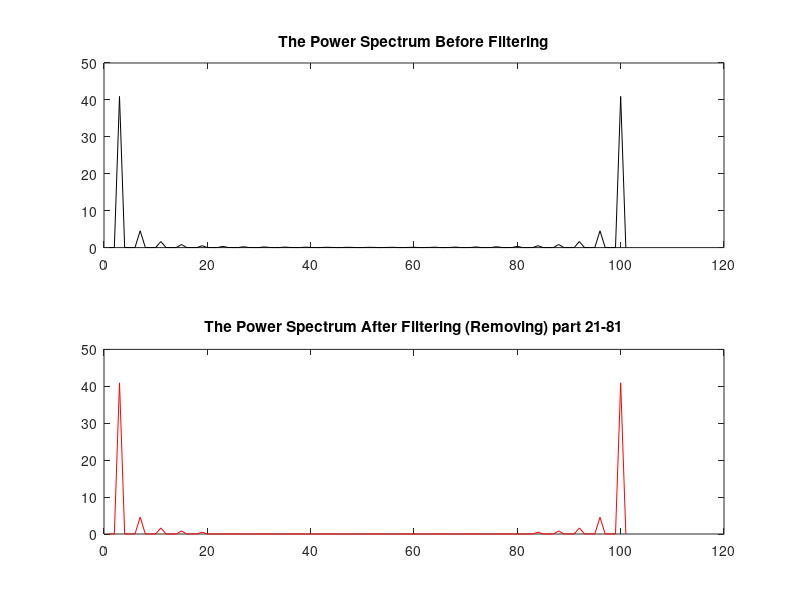
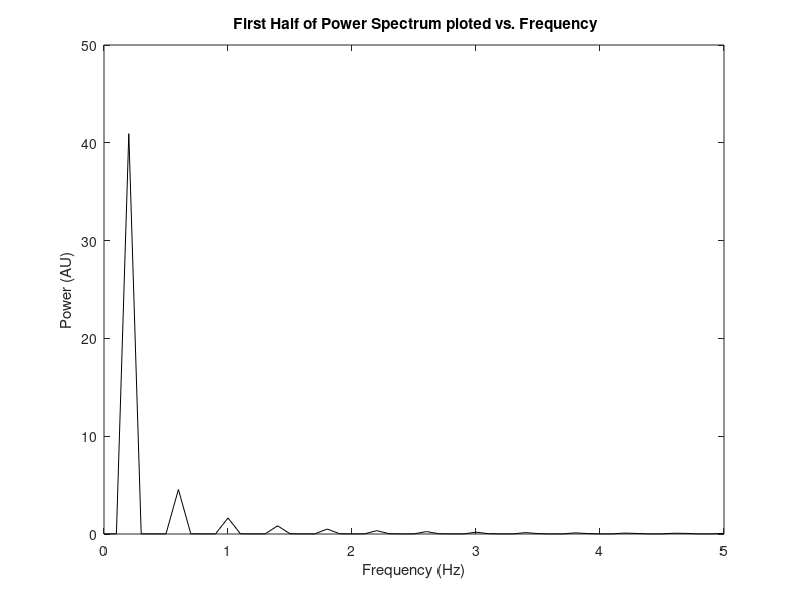
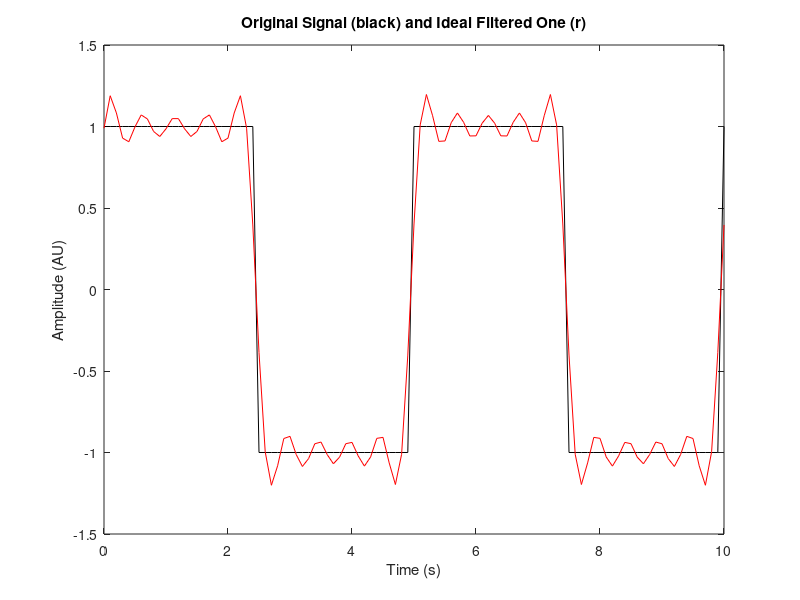

Here is the MATLAB script that generated these plots, in order:
% pr11_1.m
% Approximation of an Ideal Filter

clear;

t=0:.1:10;
f=10*(0:50)/100;
yy=square(2*pi*0.2*t);                  % square wave 0.2 Hz

YY=fft(yy);                             % fft
PYY=YY.*conj(YY)/length(yy);            % Power spectrum
YY_F=YY;
for k=21:81;YY_F(k)=0;end;              % Remove High Frequencies 
PYY_F=YY_F.*conj(YY_F)/length(yy);      % Power spectrum
iyy_ac=ifft(YY_F);                      % Inverse Transform

iyy_ac=real(iyy_ac);                    % Due to imprecision in calculation 
                                        % iyy_ac contains a small imaginary
                                        % component, which is removed by this
                                        % statement

figure
subplot(2,1,1);plot(PYY,'k');
title(' The Power Spectrum Before Filtering ')
subplot(2,1,2);plot(PYY_F,'r');
title(' The Power Spectrum After Filtering (Removing) part 21-81 ')

figure
plot(f,PYY(1:length(f)),'k')
title(' First Half of Power Spectrum ploted vs. Frequency')
xlabel ('Frequency (Hz)');
ylabel ('Power (AU)');

figure;
plot(t,yy,'k');
axis([0 10 -1.5 1.5]);
hold;
plot(t,iyy_ac,'r');
title ('Original Signal (black) and Ideal Filtered One (r)');
xlabel ('Time (s)');
ylabel ('Amplitude (AU)');